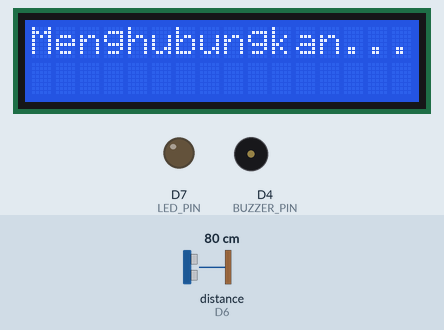
This sketch was run on a simulated ESP8266 (NodeMCU). On the bench: 16×2 character LCD, output pins drawn as LEDs (lit = HIGH), buzzer (waves = sounding, pin HIGH). Wiring (inferred from the names in the program): ultrasonic range finder: trigger D5; echo D6. Inputs (shaded band) come from the test bench; at power-on: distance to the obstacle (sensor on D6) 80 cm. The echo pulse lasts 58.3 µs per cm; WiFi joins after 1.5 s; servers stay silent unless stated; not simulated (calls return 0 or success): credential.h; pins used as bus, display or sensor lines are not drawn; what the sketch prints to the serial monitor is not drawn.

Above: at 0.1 s.
At 1.9 s:
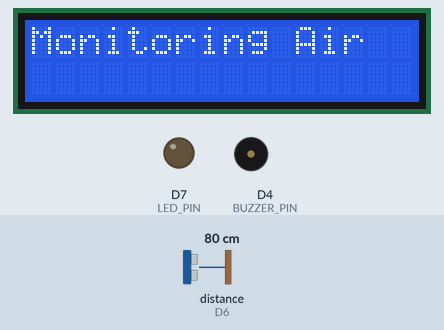
At 3.3 s:
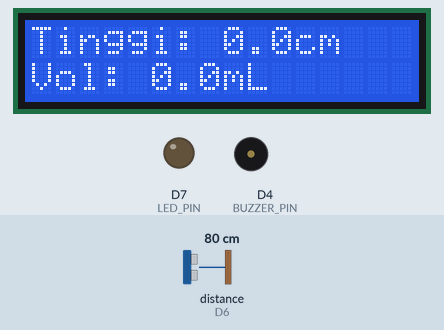

The sketch:

monitoringGalon.ino
```cpp
#define BLYNK_TEMPLATE_ID "TMPL6DiXtwnct"
#define BLYNK_TEMPLATE_NAME "monitoringGalon"

#include <Wire.h>
#include <LiquidCrystal_I2C.h>
#include <ESP8266WiFi.h>
#include <BlynkSimpleEsp8266.h>
#include "credential.h"

// ---------- Pin ----------
#define TRIG_PIN D5
#define ECHO_PIN D6
#define BUZZER_PIN D4
#define LED_PIN D7

// ---------- LCD & Timer ----------
LiquidCrystal_I2C lcd(0x27, 16, 2);
BlynkTimer timer;

// ---------- Parameter default ----------
float tinggiGelas = 6.5;   // cm
float diameter = 5.0;      // cm

const int SAMPLE_COUNT = 5;
const unsigned long PULSE_TIMEOUT = 30000;
const float ALPHA = 0.25;
const float MAX_DELTA = 0.5;
const float ALARM_ON = 3.0;
const float ALARM_OFF = 3.3;

float smoothedDistance = -1;
float lastValidDistance = -1;
unsigned long lastUpdateLCD = 0;
const unsigned long lcdInterval = 200;
bool buzzerEnabled = true;

// ---------- Virtual Pin ----------
#define VPIN_TINGGIAIR V0
#define VPIN_VOLUME V1
#define VPIN_BUZZER_CONTROL V2
#define VPIN_TINGGI V3
#define VPIN_DIAMETER V4

// ---------- Fungsi Sensor ----------
float singleDistance() {
  digitalWrite(TRIG_PIN, LOW);
  delayMicroseconds(2);
  digitalWrite(TRIG_PIN, HIGH);
  delayMicroseconds(10);
  digitalWrite(TRIG_PIN, LOW);

  long duration = pulseIn(ECHO_PIN, HIGH, PULSE_TIMEOUT);
  if (duration == 0) return -1;
  float distance = duration * 0.034 / 2.0;
  return distance;
}

float medianOfArray(float arr[], int n) {
  for (int i = 1; i < n; i++) {
    float key = arr[i];
    int j = i - 1;
    while (j >= 0 && arr[j] > key) {
      arr[j + 1] = arr[j];
      j--;
    }
    arr[j + 1] = key;
  }
  return arr[n / 2];
}

float getFilteredDistance() {
  float samples[SAMPLE_COUNT];
  for (int i = 0; i < SAMPLE_COUNT; i++) {
    float d = singleDistance();
    if (d <= 0) {
      if (lastValidDistance > 0) d = lastValidDistance;
      else d = 9999;
    } else {
      lastValidDistance = d;
    }
    samples[i] = d;
    delay(10);
  }

  float med = medianOfArray(samples, SAMPLE_COUNT);
  if (med > 1000) return -1;

  if (smoothedDistance < 0) {
    smoothedDistance = med;
    return smoothedDistance;
  }

  float delta = med - smoothedDistance;
  if (abs(delta) > MAX_DELTA) {
    med = smoothedDistance + (delta > 0 ? MAX_DELTA : -MAX_DELTA);
  }

  smoothedDistance = ALPHA * med + (1.0 - ALPHA) * smoothedDistance;
  return smoothedDistance;
}

// ---------- Blynk Control ----------
BLYNK_WRITE(VPIN_BUZZER_CONTROL) {
  buzzerEnabled = param.asInt();
  if (!buzzerEnabled) {
    digitalWrite(BUZZER_PIN, LOW);
    digitalWrite(LED_PIN, LOW);
  }
}

BLYNK_WRITE(VPIN_TINGGI) {
  tinggiGelas = param.asFloat();
}

BLYNK_WRITE(VPIN_DIAMETER) {
  diameter = param.asFloat();
}

// ---------- Fungsi utama monitoring ----------
float tinggiAir = 0;
float volume = 0;
bool alarmState = false;

void hitungDanTampilkan() {
  float distance = getFilteredDistance();

  if (distance > 0 && tinggiGelas > 0 && diameter > 0) {
    tinggiAir = tinggiGelas - distance;
    if (distance >= tinggiGelas) tinggiAir = 0;
    if (tinggiAir < 0) tinggiAir = 0;
    if (tinggiAir > tinggiGelas) tinggiAir = tinggiGelas;

    float r = diameter / 2.0;
    volume = 3.1416 * r * r * tinggiAir;

    // tampilkan di LCD
    if (millis() - lastUpdateLCD >= lcdInterval) {
      lastUpdateLCD = millis();
      lcd.setCursor(0, 0);
      lcd.print("Tinggi: ");
      lcd.print(tinggiAir, 1);
      lcd.print("cm   ");
      lcd.setCursor(0, 1);
      lcd.print("Vol: ");
      lcd.print(volume, 1);
      lcd.print("mL   ");
    }

    // logika alarm
    if (!alarmState && distance < ALARM_ON) alarmState = true;
    else if (alarmState && distance > ALARM_OFF) alarmState = false;

    if (buzzerEnabled) {
      digitalWrite(BUZZER_PIN, alarmState ? HIGH : LOW);
      digitalWrite(LED_PIN, alarmState ? HIGH : LOW);
    }

    Serial.print("Tinggi: ");
    Serial.print(tinggiAir, 1);
    Serial.print(" cm | Volume: ");
    Serial.print(volume, 1);
    Serial.println(" mL");
  }
}

// ---------- Kirim ke Blynk ----------
void kirimKeBlynk() {
  Blynk.virtualWrite(VPIN_TINGGIAIR, tinggiAir);
  Blynk.virtualWrite(VPIN_VOLUME, volume);
}

// ---------- Setup ----------
void setup() {
  Serial.begin(115200);
  pinMode(TRIG_PIN, OUTPUT);
  pinMode(ECHO_PIN, INPUT);
  pinMode(BUZZER_PIN, OUTPUT);
  pinMode(LED_PIN, OUTPUT);

  lcd.init();
  lcd.backlight();
  lcd.setCursor(0, 0);
  lcd.print("Menghubungkan...");

  // koneksi ke WiFi dan Blynk menggunakan credential dari credential.h
  Blynk.begin(BLYNK_AUTH_TOKEN, WIFI_SSID, WIFI_PASS);

  lcd.clear();
  lcd.print("Monitoring Air");
  delay(1000);
  lcd.clear();

  timer.setInterval(200L, hitungDanTampilkan);
  timer.setInterval(1000L, kirimKeBlynk);
}

// ---------- Loop ----------
void loop() {
  Blynk.run();
  timer.run();
}
```

Measured:
- what the display in image 1 shows lasts 1.0 s, from 1.9 s to 2.9 s
